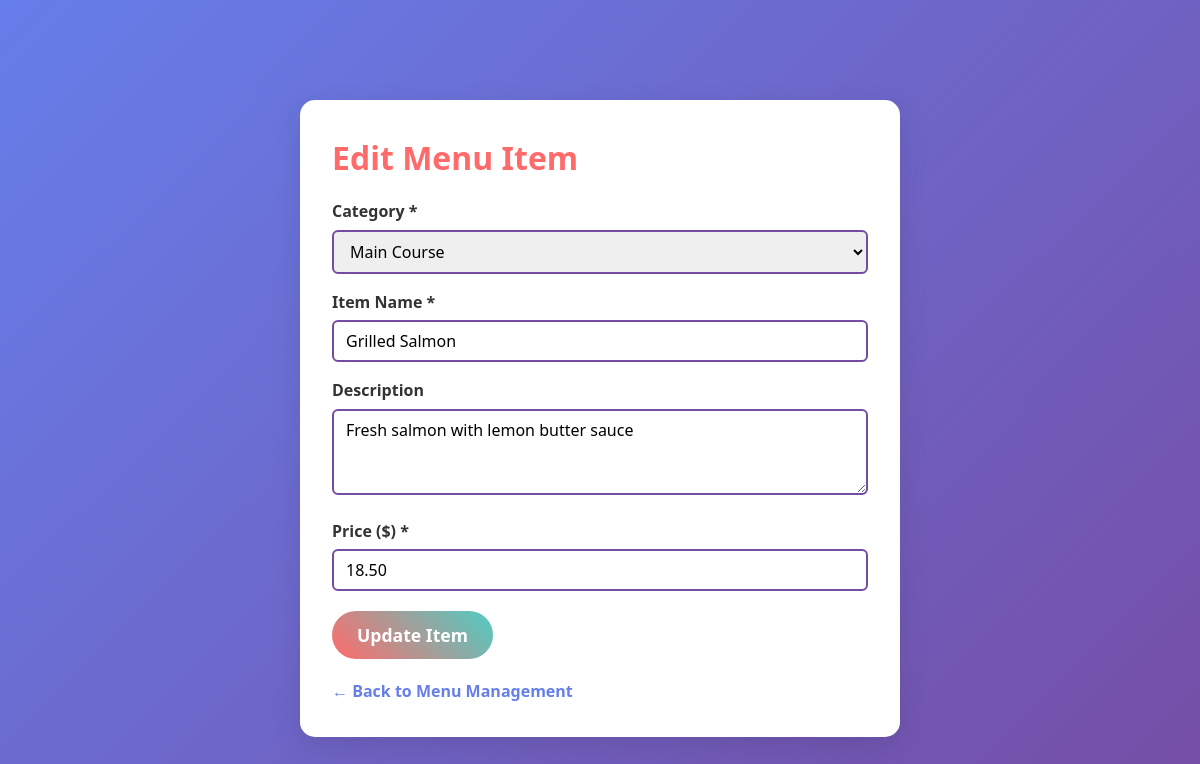
Screenshot of /View/edit_menu_item.php?id=4 (signed in) with the database file from the repository.
### tables this page shows
CREATE TABLE `menu_items` (
  `id` int(11) NOT NULL,
  `category_id` int(11) NOT NULL,
  `name` varchar(255) NOT NULL,
  `description` text DEFAULT NULL,
  `price` decimal(10,2) NOT NULL,
  `photo` varchar(255) DEFAULT NULL,
  `is_seasonal` tinyint(1) DEFAULT 0,
  `availability_start` date DEFAULT NULL,
  `availability_end` date DEFAULT NULL,
  `is_available` tinyint(1) NOT NULL DEFAULT 1
);

CREATE TABLE `categories` (
  `id` int(11) NOT NULL,
  `name` varchar(100) NOT NULL,
  `description` text DEFAULT NULL
);

### View/edit_menu_item.php (the view, shortened to what this page needs)
<?php
$con = getConnection();
$id = isset($_GET['id']) ? (int)$_GET['id'] : 0;
$categories = [];
$catRes = mysqli_query($con, "SELECT id, name FROM categories ORDER BY name ASC");
while ($cat = mysqli_fetch_assoc($catRes)) {
    $categories[] = $cat;
}
$stmt = mysqli_prepare($con, "SELECT id, category_id, name, description, price FROM menu_items WHERE id = ?");
mysqli_stmt_bind_param($stmt, "i", $id);
mysqli_stmt_execute($stmt);
$result = mysqli_stmt_get_result($stmt);
$menuItem = mysqli_fetch_assoc($result);
?>
<!DOCTYPE html>
<html lang="en">
<head>
<link rel="stylesheet" href="../asset/css/landingpage.css" />
<link rel="stylesheet" href="../asset/css/edit-menu-item.css" />
</head>
<body>
<main>
  <h1>Edit Menu Item</h1>
  <form method="POST" action="">
    <label for="category_id">Category *</label>
    <select id="category_id" name="category_id" required>
      <?php foreach ($categories as $cat): ?>
        <option value="<?= $cat['id'] ?>" <?= ($cat['id'] == $menuItem['category_id']) ? 'selected' : '' ?>>
          <?= htmlspecialchars($cat['name']) ?>
        </option>
      <?php endforeach; ?>
    </select>
    <label for="name">Item Name *</label>
    <input type="text" id="name" name="name" value="<?= htmlspecialchars($menuItem['name']) ?>" required />
    <label for="description">Description</label>
    <textarea id="description" name="description" rows="3"><?= htmlspecialchars($menuItem['description']) ?></textarea>
    <label for="price">Price ($) *</label>
    <input type="number" id="price" name="price" step="0.01" min="0" value="<?= htmlspecialchars($menuItem['price']) ?>" required />
    <button type="submit">Update Item</button>
  </form>
  <a href="menu_management.php" class="back">← Back to Menu Management</a>
</main>
</body>
</html>

### Asset/css/landingpage.css (style rules this page uses)
* { margin: 0; padding: 0; box-sizing: border-box; }
body { font-family: 'Segoe UI', Tahoma, Geneva, Verdana, sans-serif; line-height: 1.6; color: #333; background: linear-gradient(135deg, #667eea 0%, #764ba2 100%); min-height: 100vh; }

### Asset/css/edit-menu-item.css (style rules this page uses)
main { max-width: 600px; margin: 100px auto 50px; background: white; padding: 2rem; border-radius: 15px; box-shadow: 0 10px 30px rgba(0,0,0,0.1); font-family: 'Segoe UI', Tahoma, Geneva, Verdana, sans-serif; }
h1 { color: #ff6b6b; margin-bottom: 1rem; font-weight: 700; }
label { font-weight: 600; display: block; margin-top: 1rem; }
input[type="text"], input[type="number"], select, textarea { width: 100%; padding: 8px 12px; margin-top: 5px; border: 2px solid #764ba2; border-radius: 6px; font-size: 1rem; box-sizing: border-box; font-family: inherit; }
textarea { resize: vertical; }
button { margin-top: 20px; background: linear-gradient(45deg, #ff6b6b, #4ecdc4); border: none; padding: 12px 25px; color: white; border-radius: 30px; font-weight: 600; cursor: pointer; font-size: 1.1rem; transition: background 0.3s ease; font-family: inherit; }
a.back { display: inline-block; margin-top: 20px; color: #667eea; text-decoration: none; font-weight: 600; }

### rows the page displays
menu_items: category_id "Main Course", name "Grilled Salmon", description "Fresh salmon with lemon butter sauce", price "18.50"
